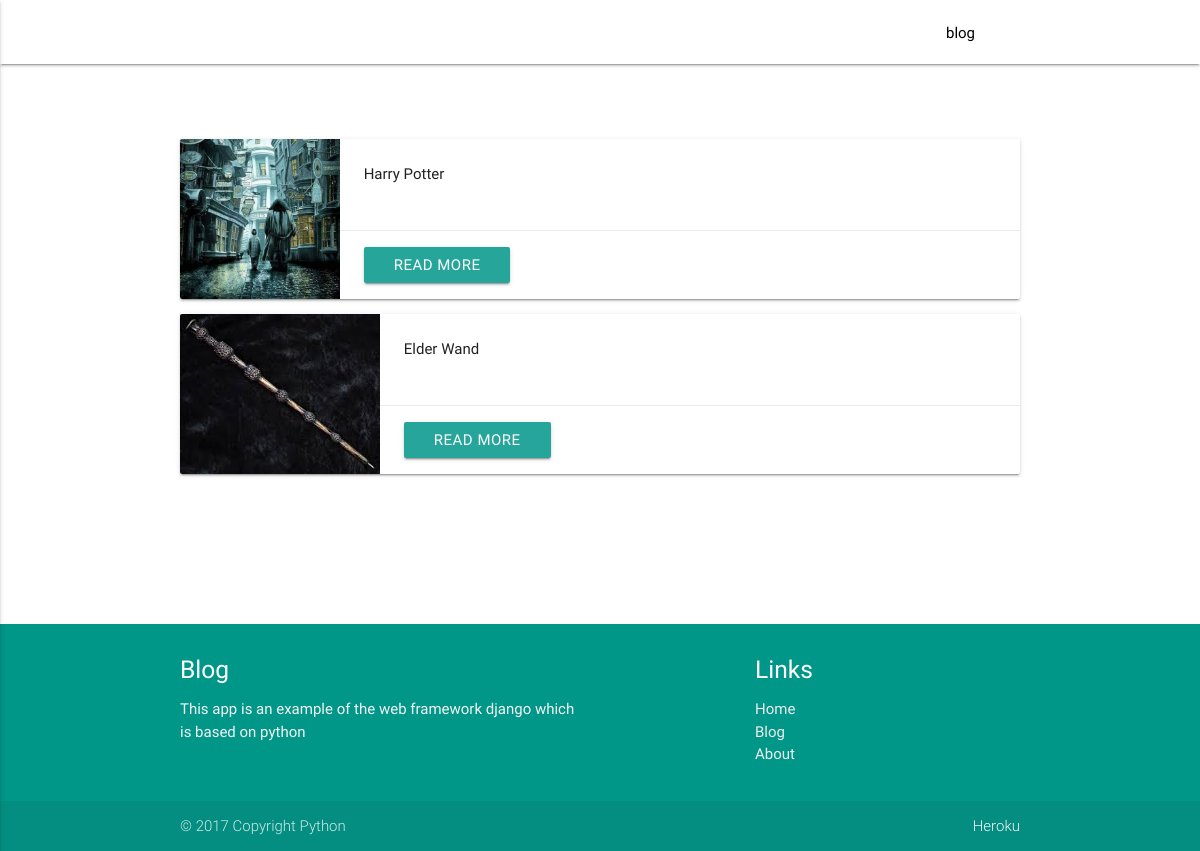
Screenshot of /blog/ with the database file from the repository.
### homepage/models.py (models this page shows, shortened)
class Blog(models.Model):
    header = models.CharField(max_length=600)
    body = models.CharField(max_length=1000000)
    picture = models.FileField()

### homepage/views.py (the view)
# urls.py: url(r'^blog/$', BlogView.as_view(), name='blog'),
class BlogView(generic.ListView):
    model = Blog
    context_object_name = 'all_blog'
    template_name = 'blog.html'

### templates/blog.html (shortened to what this page needs)
<!doctype html>
<html lang="en">
<head>
    {% include 'extender-link.html' %}
</head>
<body>
    {% include 'extender-nav.html' %}
    <br><br><br>
    <div class="container">
        {% for blog in all_blog %}
          <div class="col s12 m7">
            <div class="card horizontal">
              <div class="card-image">
                <img src="{{ blog.picture.url }}"
                    width="100px;" height="160px;">
              </div>
              <div class="card-stacked">
                <div class="card-content">
                  <p>{{ blog.header }}</p>
                </div>
                <div class="card-action">
                  <a href="{{ blog.id }}" class="waves-effect waves-light btn">Read More</a>
                </div>
              </div>
            </div>
          </div>
        {% endfor %}
    </div>
    <br><br><br>
    <br><br><br>
    {% include 'extender-footer.html' %}
</body>
</html>

### templates/extender-link.html (shortened to what this page needs)
<link rel="stylesheet" type="text/css"
      href="/static/css/materialize.css">
<link rel="stylesheet" type="text/css"
    href="http://code.ionicframework.com/ionicons/2.0.1/css/ionicons.min.css">

### templates/extender-nav.html (shortened to what this page needs)
<nav class="white navbar-fixed" role="navigation">
    <div class="nav-wrapper container">
      <a id="logo-container" href="/" class="brand-logo waves-effect waves-light"
         style="color:black;"></a>
      <ul class="right hide-on-med-and-down">
        <li><a href="/blog" style="color:black;"
               class="waves-effect waves-light">blog</a>
        </li><li><a href="https://github.com/nishowsan/" style="color:black;"
               class="waves-effect waves-light"></a></li>
      </ul>
    </div>
  </nav>

### templates/extender-footer.html (shortened to what this page needs)
<footer class="page-footer teal">
          <div class="container">
            <div class="row">
              <div class="col l6 s12">
                <h5 class="white-text">Blog</h5>
                <p class="grey-text text-lighten-4">
                    This app is an example of the web framework django which is based on python</p>
              </div>
              <div class="col l4 offset-l2 s12">
                <h5 class="white-text">Links</h5>
                <ul>
                  <li><a class="grey-text text-lighten-3" href="/">Home</a></li>
                  <li><a class="grey-text text-lighten-3" href="/blog">Blog</a></li>
                  <li><a class="grey-text text-lighten-3" href="/about">About</a></li>
                </ul>
              </div>
            </div>
          </div>
          <div class="footer-copyright">
            <div class="container">
            © 2017 Copyright Python
            <a class="grey-text text-lighten-4 right" href="http://www.heroku.com">Heroku</a>
            </div>
          </div>
 </footer>

### templates/extender-footer.html (style rules this page uses)
body { display: flex; min-height: 100vh; flex-direction: column; }

### rows the page displays
Blog: picture (picture), header "Harry Potter"
Blog: picture (picture), header "Elder Wand"
